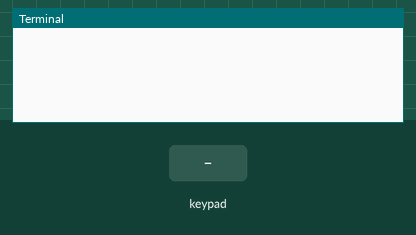
Recording of a program running on a simulated Raspberry Pi (BCM pin numbers). Shown: the last lines printed to the terminal. The inputs (shaded band) are chosen by the test bench.

Above: at 1.2 s.
1.3 s: key '1' pressed
At 1.9 s:
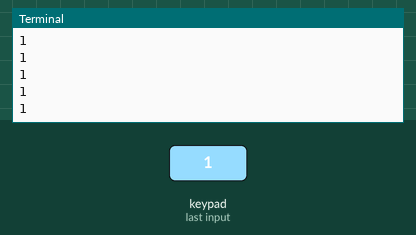
2.8 s: keypad keys 1 2 # pressed 0.4 s apart
At 4.8 s:
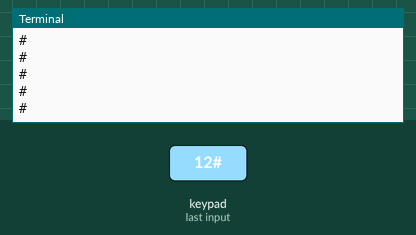
5.5 s: key 'A' pressed
At 6.3 s:
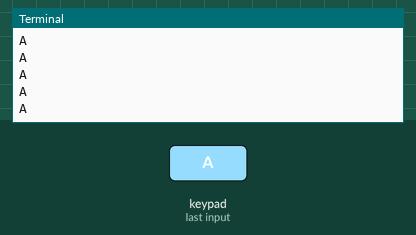

The program:

keypad.py
```python
import RPi.GPIO as GPIO

# GPIO pin mappings
LINES = [5, 6, 13, 19]
COLS = [12, 16, 20, 21]

KEYS = [
    ["1", "2", "3", "A"],
    ["4", "5", "6", "B"],
    ["7", "8", "9", "C"],
    ["*", "0", "#", "D"]
]

        # Setup GPIO
GPIO.setwarnings(False)
GPIO.setmode(GPIO.BCM)

for line in LINES:
    GPIO.setup(line, GPIO.OUT)

for col in COLS:
    GPIO.setup(col, GPIO.IN, pull_up_down=GPIO.PUD_DOWN)

def read_key():
    """Reads a single key press (if any)"""
    for i, line in enumerate(LINES):
        GPIO.output(line, GPIO.HIGH)
        for j, col in enumerate(COLS):
            if GPIO.input(col) == GPIO.HIGH:
                GPIO.output(line, GPIO.LOW)
                return KEYS[i][j]
        GPIO.output(line, GPIO.LOW)
    return None

if __name__ == "__main__":
    while True:
        key = read_key()
        if key is not None:
            print(key)
```

Measured:
- after the input at 1.3 s, the terminal: prints a new line at once (image 1)
- after the input at 2.8 s, the terminal: prints a new line after 0.40 s (image 2)
- after the input at 5.5 s, the terminal: prints a new line at once (image 3)
